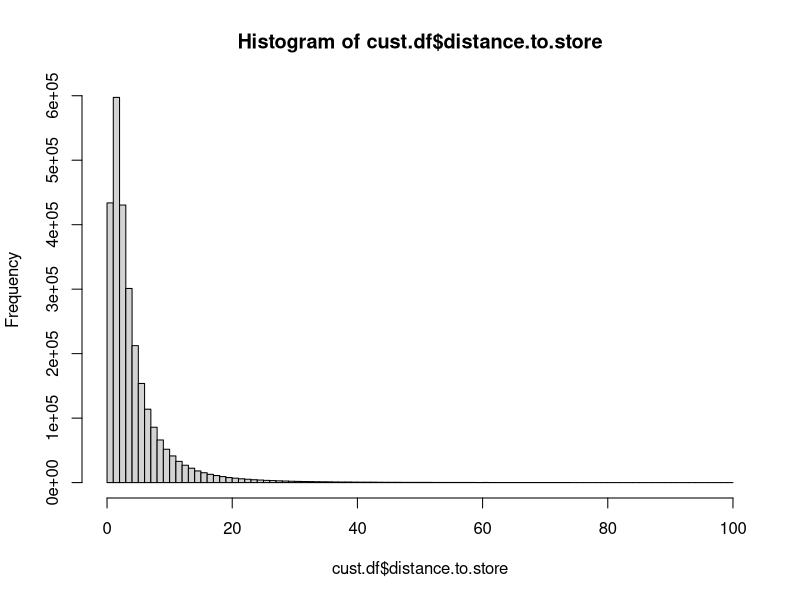
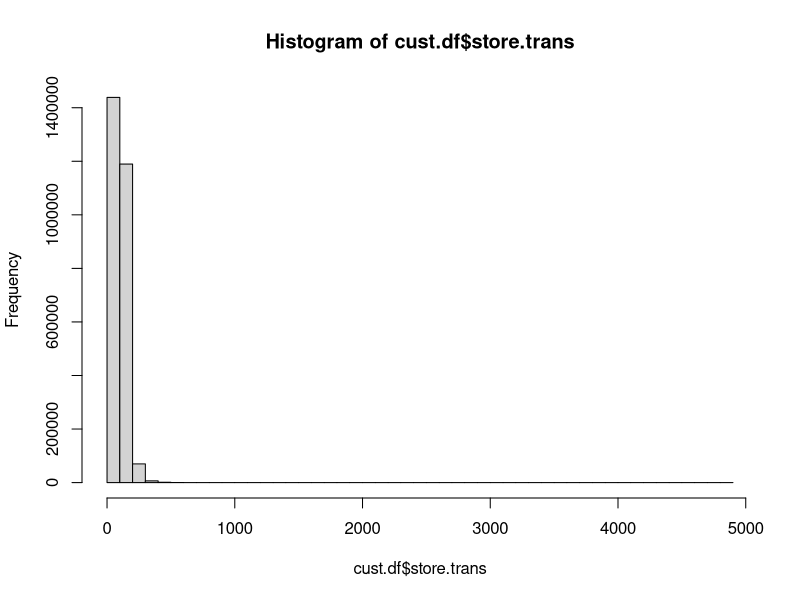

R code for these plots, in order:
set.seed(2308)

rDirichlet <- function(param){
  nCat <- length(param)
  piDraws <- matrix(NA,nCat,1)
  for (j in 1:nCat){
    piDraws[j] <- rgamma(1,param[j],1)
  }
  piDraws = piDraws/sum(piDraws) # Diving every column of piDraws by the sum of the elements in that column.
  return(piDraws)
}

ncust <- 2706308
cust.df <- data.frame(cust.id=as.factor(sample(1:ncust)))
cust.df$age <- round(rnorm(ncust, mean= 38, sd=5),0)
cust.df$email <- factor(sample(c("yes", "no"), size=ncust, replace=TRUE, prob=c(0.8, 0.2)))
cust.df$member.since <- factor(sample(2015:2021, size=ncust, replace=TRUE, prob=rDirichlet(c(1,1,2,2,3,2,2))))
cust.df$distance.to.store <- exp(rnorm(n=ncust, mean=1, sd=1))
cust.df$distance.to.store <- ifelse(cust.df$distance.to.store > 100, exp(rnorm(n=ncust, mean=1, sd=1.2)),
                                    cust.df$distance.to.store )
cust.df$distance.to.store <- round(cust.df$distance.to.store, 2)
hist(cust.df$distance.to.store, xlim = c(0,100), breaks = 100)

cust.df$store.trans <- rpois(ncust, lambda = 70*exp(rnorm(n=ncust, mean = 0.5/sqrt(cust.df$distance.to.store), sd =0.3)))
hist(cust.df$store.trans, 50)
#cust.df$store.trans <- rnbinom(ncust, size=30, mu=30 / sqrt(cust.df$distance.to.store))
cust.df$store.spend <- 5*exp(rnorm(ncust, mean= 25/sqrt(cust.df$age), sd=0.4)) * cust.df$store.trans
#plot(store.spend ~ age, data = cust.df)

cust.df$online.visits <- rnbinom(ncust,
                                 size = 1,
                                 mu = 30 + ifelse(cust.df$email == "yes", 30, 0) -
                                 0.5*sqrt(cust.df$age))
summary(cust.df$online.visits)
#cust.df$conversion.rate <- rbeta(ncust,3,5)
cust.df$online.trans <- round(cust.df$online.visits * rbeta(ncust,3,5), 0)
cust.df$online.spend <- exp(rnorm(ncust, mean=7, sd=0.3)) * cust.df$online.trans
cust.df$total.spend <- cust.df$online.spend + cust.df$store.spend
#summary(cust.df$total.spend)
cust.df$points <- round((rnorm(ncust, mean = 500, sd = 100) + (cust.df$online.spend*2 + cust.df$store.spend))/100,0)

cust.df$main.store <- ifelse(cust.df$online.trans > cust.df$store.trans, "Online", ifelse(
                        cust.df$distance.to.store < 2.5 & cust.df$store.spend/cust.df$store.trans < 250,
                        sample("Convenient store", prob = mean(rbeta(sum(cust.df$online.trans < cust.df$store.trans),10,2))),
                        "Supermarket"))
prop.table(table(cust.df$main.store))
summary(cust.df)



# cust.df$quantile <- quantile(cust.df$total.spend, prob = seq(0,1,1/6), na.rm = T)
# cust.df$last.trans <- factor(sample(1:12, size=ncust, replace=TRUE, prob=c(0.8, 0.2)))



mod <- lm(total.spend ~ age + distance.to.store + main.store + member.since, data = cust.df)
summary(mod)

#cust.df <- cust.df[!(cust.df$online.trans == 0 & cust.df$store.trans == 0), ]

summary(cust.df)
